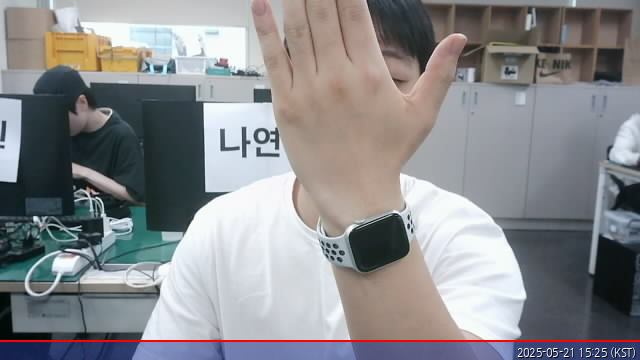
#> input picture cvtest/c4.jpg, 640 x 360 px
$ python comp.py
#> lines starting #> are read from the running program, lines starting #| are printed output that depends on the picture; after the words box and inside, x2 and y2 are one past the last pixel; in counts of white or black regions, pixels touching at a corner belong together
import cv2

s1 = cv2.imread('c4.jpg')
#> s1 is the input picture: shape (360, 640, 3); mean B, G, R 141, 138.3, 137.9
s2 = cv2.imread('c5.jpg')
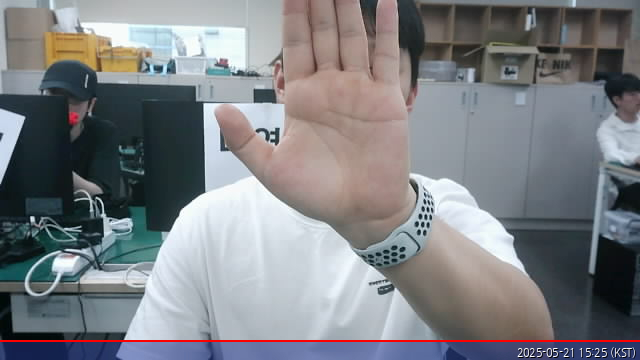
#> input picture cvtest/c5.jpg, 640 x 360 px
#> s2 is the input picture: shape (360, 640, 3); mean B, G, R 131.9, 127.8, 125.3

diff = cv2.absdiff(s1, s2)
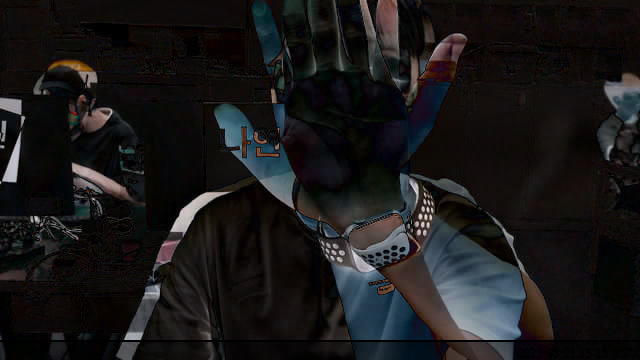
#> diff: shape (360, 640, 3); mean B, G, R 25.1, 24.6, 25.7

# 2. 흑백으로 변환
gray = cv2.cvtColor(diff, cv2.COLOR_BGR2GRAY)
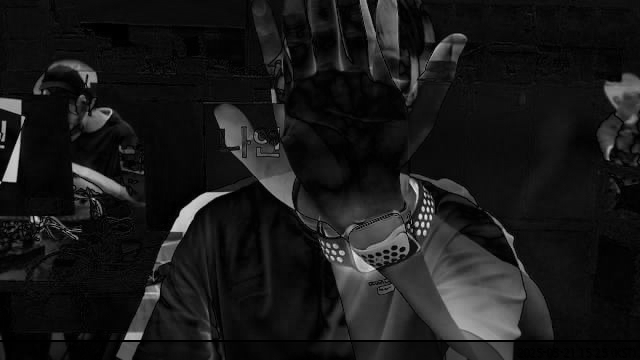
#> gray: shape (360, 640); min 0, max 228, mean 25

r,thre = cv2.threshold(gray,120,255,cv2.THRESH_BINARY)
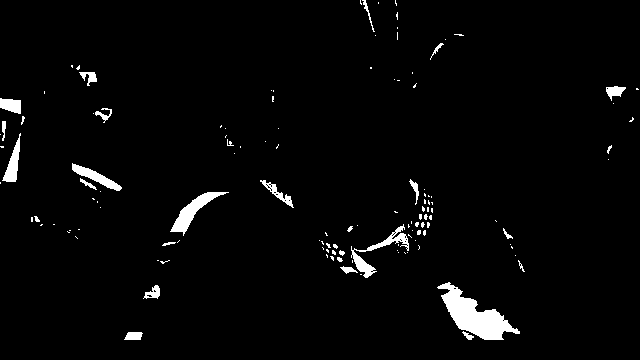
#> thre: shape (360, 640); 2.8% white; 126 white regions (98 under 20 px), largest, box (x1, y1, x2, y2) and area: (437, 282, 520, 340) 1944, (170, 192, 229, 236) 696, (351, 224, 409, 278) 622
cann = cv2.Canny(diff,100,200)
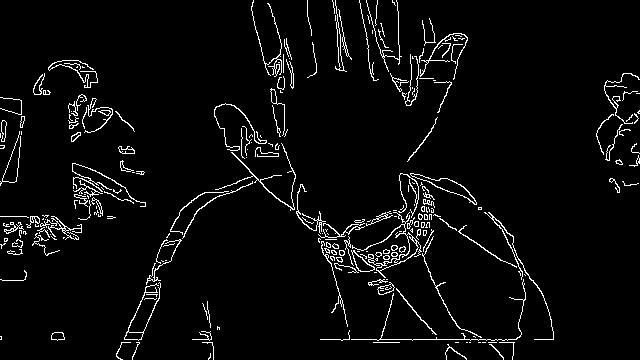
#> cann: shape (360, 640); 4.2% white in thin lines or dots
# 윤곽선 검출
contours, _ = cv2.findContours(thre, cv2.RETR_EXTERNAL, cv2.CHAIN_APPROX_SIMPLE)
#> contours = 126 contours, 106 with area under 20; largest, box (x1, y1, x2, y2) and area: (437, 282, 520, 340) 1826, (170, 192, 229, 236) 624, (351, 224, 409, 278) 498, (72, 163, 122, 191) 374, (2, 133, 21, 182) 326

# 윤곽선 그리기
cv2.drawContours(s1, contours, -1, (0, 255, 0), 2)
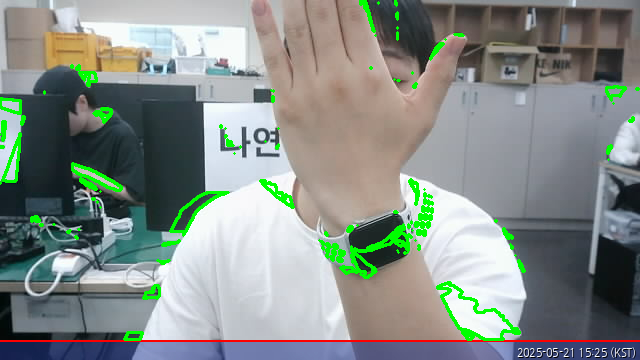
#> s1: shape (360, 640, 3); 3.19% of pixels changed, all inside (x1, y1, x2, y2) = (0, 0, 640, 341)

cv2.imshow("diff", diff)
cv2.imshow("thre", thre)
cv2.imshow("canny", cann)
cv2.imshow("contours", s1)

cv2.waitKey(0)
cv2.destroyAllWindows()
